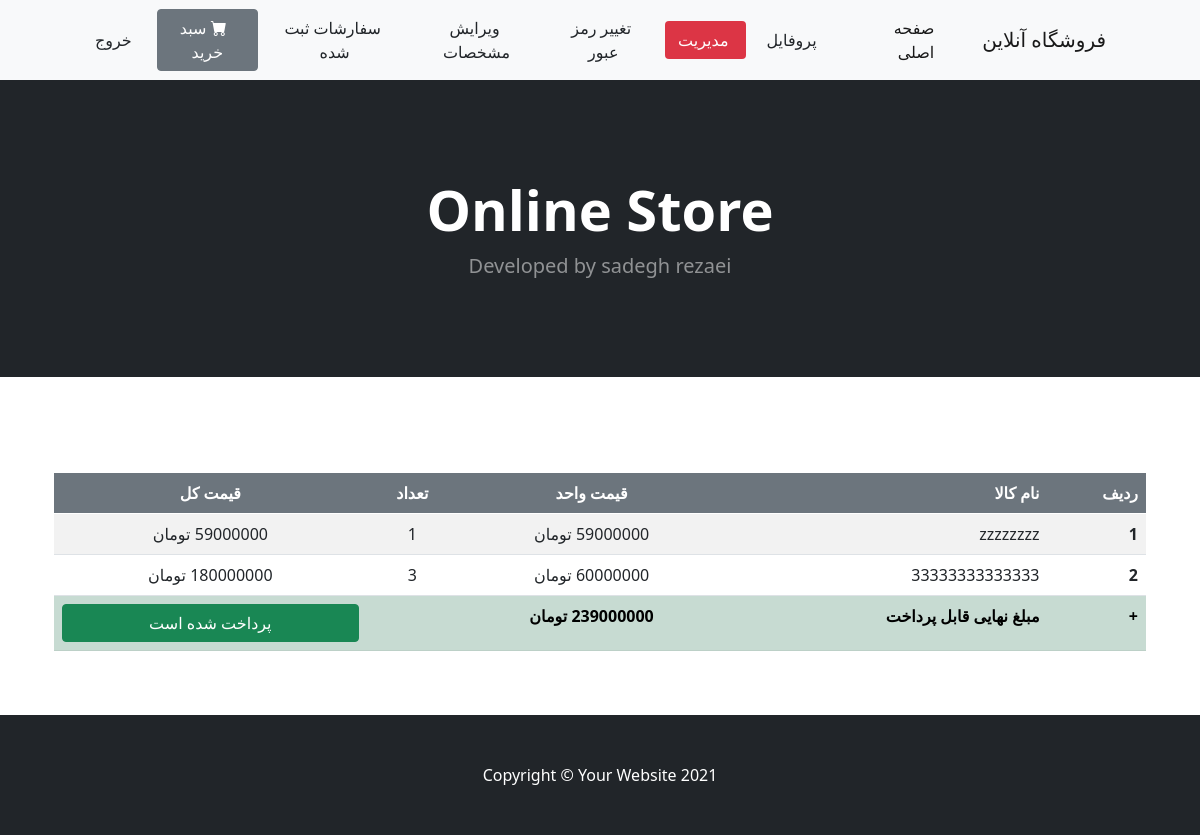
The app's page /odrers/order-detail/1/ (signed in) with its own data.
### orders/models.py (models this page shows, shortened)
class OrderItem(models.Model):
    order =     models.ForeignKey(Order, on_delete=models.CASCADE, related_name='items')
    product =   models.ForeignKey(Product, on_delete=models.CASCADE, related_name='items')
    price =     models.IntegerField()
    number =    models.PositiveSmallIntegerField(default=1)
    def get_cost(self):
        return self.price * self.number

class Order(models.Model):
    user =      models.ForeignKey(settings.AUTH_USER_MODEL, on_delete=models.CASCADE, related_name='orders')
    created =   models.DateTimeField(auto_now_add=True)
    updated =   models.DateTimeField(auto_now=True)
    total_price = models.IntegerField(null=True, default=True)
    paid =      models.BooleanField(default=False)
    class Meta:
        ordering = ('-created',)

### doshop/models.py (models this page shows, shortened)
class Product(models.Model):
    category =      models.ForeignKey(Category, on_delete=models.CASCADE, related_name='products')
    company =       models.ForeignKey(Company, on_delete=models.CASCADE, related_name='products', null=True)
    name =          models.CharField(max_length=400)
    slug =          models.SlugField(max_length=500, unique=True)
    image =         models.ImageField(upload_to='products/%Y/%m/%d/')
    description =   models.TextField()
    price =         models.IntegerField()
    number =        models.IntegerField(default=1)
    specialـprice = models.IntegerField(null=True, blank=True)
    available =     models.BooleanField(default=True)
    created =       models.DateTimeField(auto_now_add=True)
    updated =       models.DateTimeField(auto_now=True)
    class Meta :
        ordering = ('name',)

### orders/views.py (the view)
# urls.py: path('order-detail/<int:order_id>/',views.order_detail, name='order_detail'),
@login_required
def order_detail(request, order_id):
    order = get_object_or_404(Order, id=order_id)
    if order.user.id == request.user.id :
        request.session['id_pay'] = order.id
        context = {
            'order' : order
        }
        return render(request,'orders/order_detail.html', context)
    else :
        return redirect('doshop:home')

### templates/orders/order_detail.html (shortened to what this page needs)
{% extends 'base_accounts.html' %}
{% block content %}
    <table dir='rtl' class="table table-striped ">
        <thead class="bg-secondary text-white">
        <tr>
            <th scope="col">ردیف</th>
            <th scope="col">نام کالا</th>
            <th scope="col" class="text-center">قیمت واحد</th>
            <th scope="col" class="text-center">تعداد</th>
            <th scope="col" class="text-center">قیمت کل</th>
        </tr>
        </thead>
        <tbody>
        {% for item in order.items.all %}
            <tr>
                <th>{{ forloop.counter }}</th>
                <td>{{ item.product.name }}</td>
                <td class="text-center">{{ item.price|floatformat:"-3g"  }} تومان</td>
                <td class="text-center">{{ item.number }}</td>
                <td class="text-center">{{ item.get_cost|floatformat:"-3g"  }} تومان</td>
            </tr>
        {% endfor %}
            <tr class='table-success'>
                <th>+</th>
                <th> مبلغ نهایی قابل پرداخت</th>
                <th class="text-center">{{ order.total_price|floatformat:"-3g"  }}  تومان</th>
                <td colspan=1>
                </td>
                <td colspan=2>
                    {% if order.paid %}
                        <a type="button" class="btn btn-success w-100 d-inline-block">پرداخت شده است</a>
                    {% else %}
                        <a href="{% url 'zarinpal:payment' %}" type="button" class="btn btn-warning w-100 d-inline-block">پرداخت - اتصال به درگاه بانک</a>
                    {% endif %}
                </td>
            </tr>
        </tbody>
    </table>
{% endblock %}

### records on screen
OrderItem: product.name "zzzzzzzz", price "59000000", number "1"
OrderItem: product.name "33333333333333", price "60000000", number "3"
Order: total_price "239000000"
